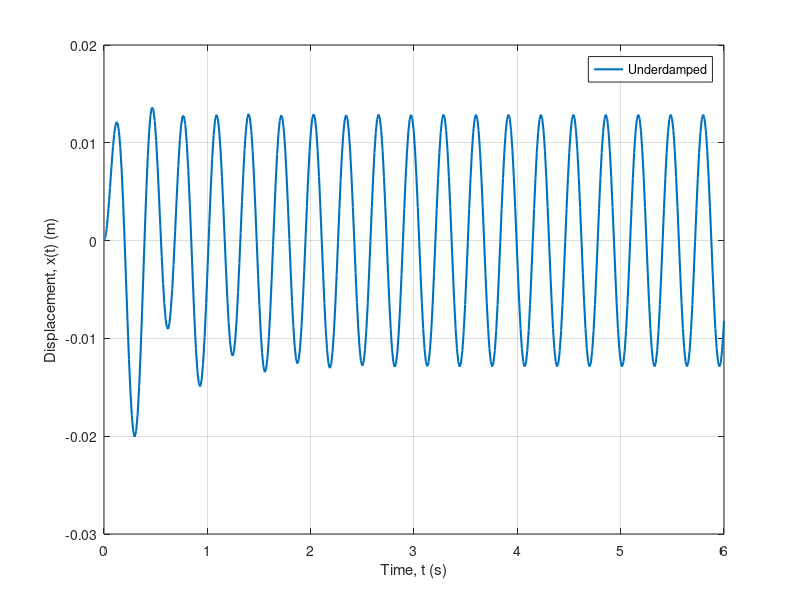

The MATLAB source for this figure: (Note: this script raises an error after producing the figure.)
% Harmonic response of free and forced vibration in a mass–spring–damper
% system (Numerical solution using ODE45)

clc
clear

%% System parameters
k = 1000;           % Stiffness (N/m)
m = 10;             % Mass (kg)
c = 40;             % Damping coefficient (N.s/m)

ccr = 2*sqrt(k*m);  % Critical damping
eta = c/ccr;        % Damping ratio
wn = sqrt(k/m);     % Natural frequency (rad/s)

%% Excitation parameters
F0 = 40;            % Force amplitude (N)
w  = 2*wn;          % Driving frequency (rad/s)

%% Initial conditions
x0  = 0;            % Initial displacement (m)
v0  = 0;          % Initial velocity (m/s)
y0  = [x0; v0];     % State vector [x; xdot]

%% Time span
tspan = [0 6];

%% Equation of motion (state-space form)
% y(1) = x
% y(2) = xdot

odefun = @(t,y) [y(2);(F0*cos(w*t) - c*y(2) - k*y(1)) / m];

%% Solve ODE
[t, y] = ode45(odefun, tspan, y0);

x = y(:,1);   % Displacement

%% Damping classification
if eta == 1
    text = 'Critically Damped';
elseif eta > 0 && eta < 1
    text = 'Underdamped';
elseif eta > 1
    text = 'Overdamped';
elseif eta == 0
    text = 'Undamped';
end

%% Vibration type
if F0 == 0
    type = 'Free';
else
    type = 'Forced';
end

%% Plot results
figure
plot(t, x, 'LineWidth', 1.5)
xlabel('Time, t (s)')
ylabel('Displacement, x(t) (m)')
legend(text)
grid on
title(type + " Vibration")

% Display analytical solution in command window
fprintf('System Parameters:\n');
fprintf('Natural frequency: %.2f rad/s\n', wn);
fprintf('Driving frequency: %.2f rad/s\n', w);
fprintf('Damping ratio: %.3f\n', eta);
fprintf('Force: %.1f N', F0);
fprintf('\nSolution:\n');